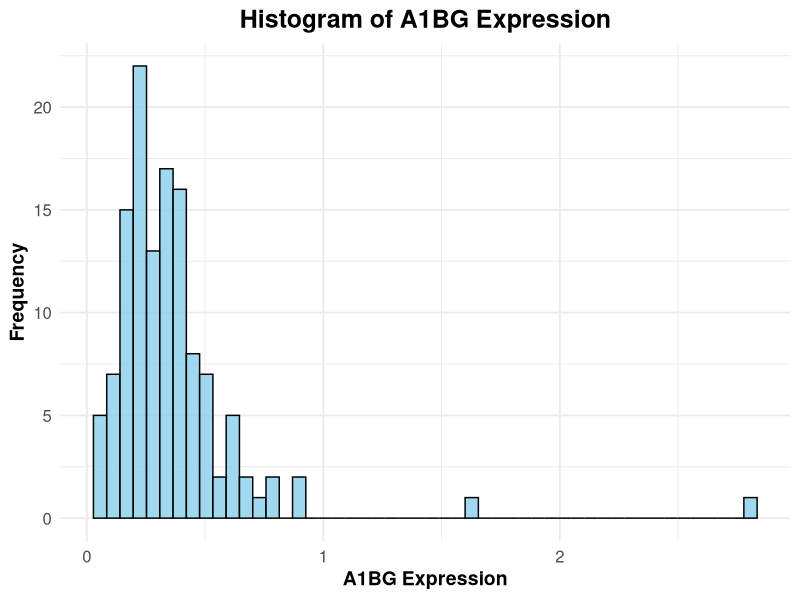
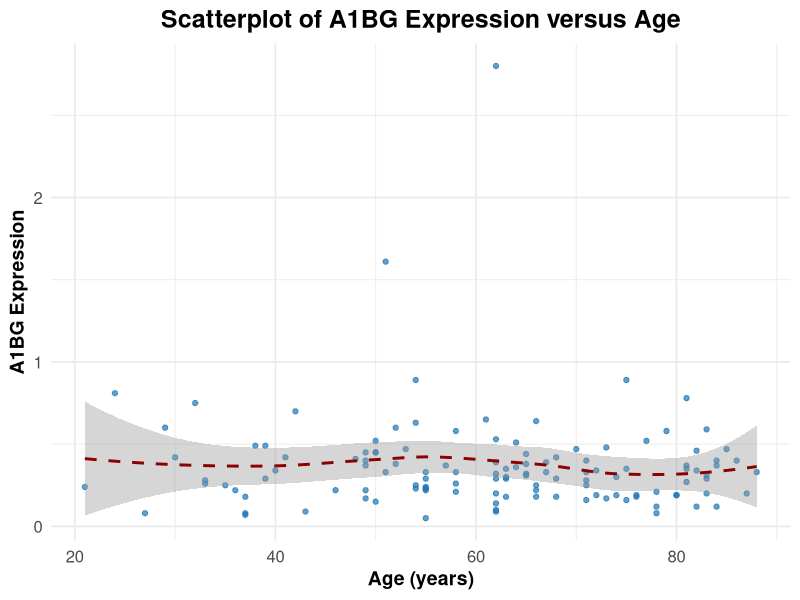
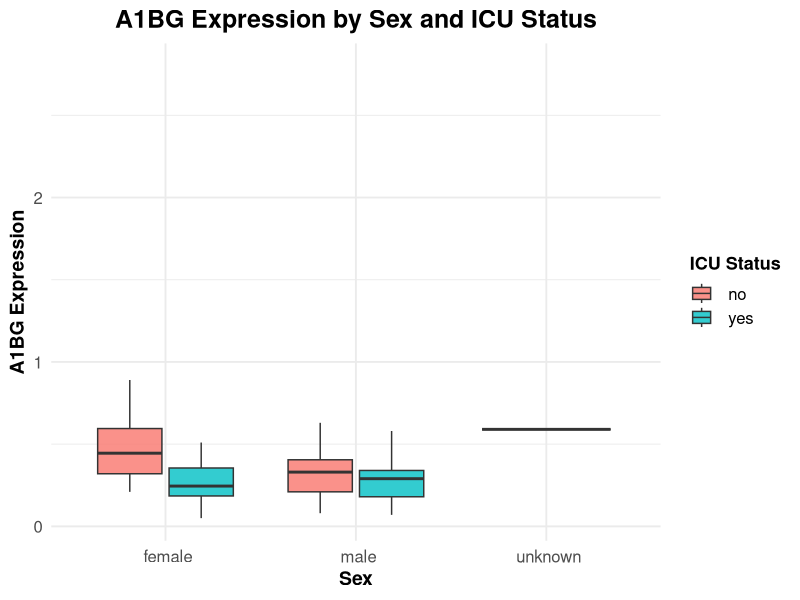
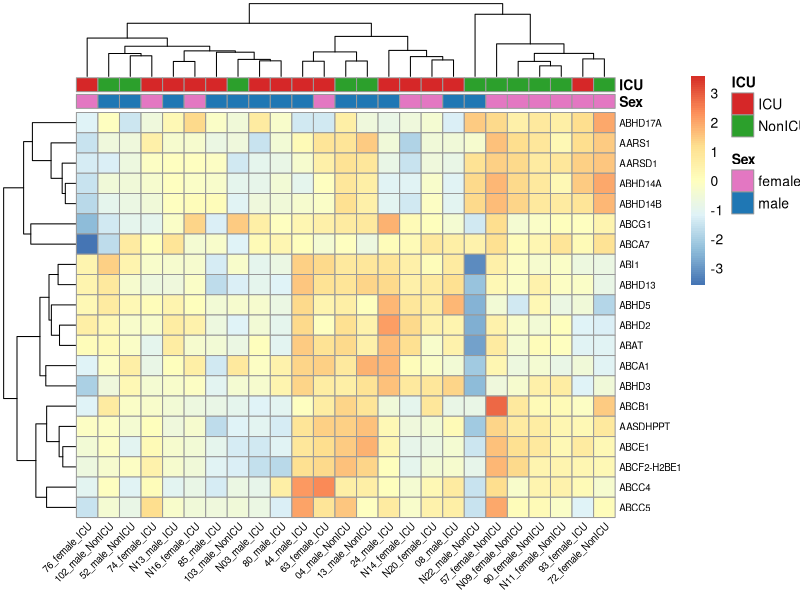
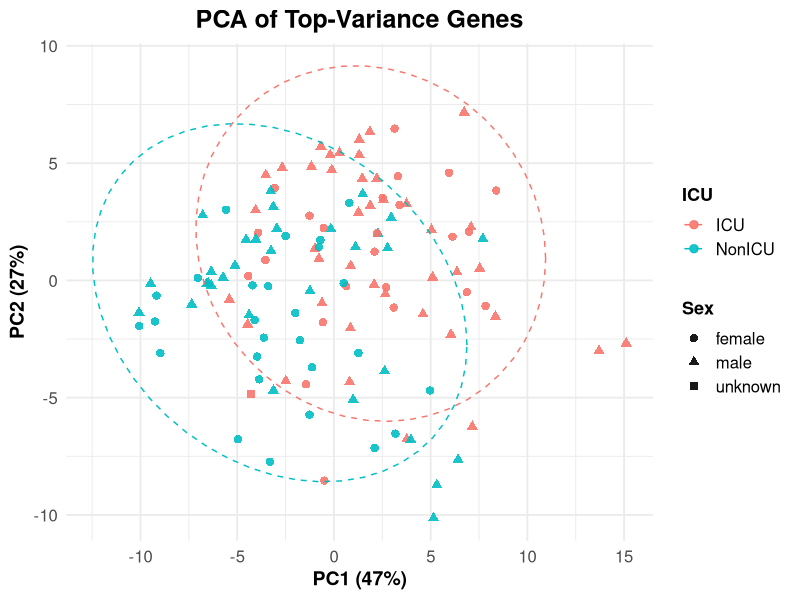

These charts were generated, in order, by the following R code:
## ---- chunk 1
knitr::opts_chunk$set(echo = TRUE)
library(tidyverse)
library(dplyr)
library(pheatmap)
## ---- chunk 2
#Final subission
#Load gene expression data
gene_data <- read.csv(file = "QBS103_GSE157103_genes.csv",row.names=1)

#Load metadata for participants
series <- read.csv(file = "QBS103_GSE157103_series_matrix-1.csv")
## ---- chunk 3
only_num <- function(x) {
  is_num <- grepl("^[[:space:]]*[0-9]+(?:\\.[0-9]+)?[[:space:]]*$", x)
  out <- rep(NA_real_, length(x))
  out[is_num] <- as.numeric(trimws(x[is_num]))
  out
}

df <- series %>%
  mutate(
    # Remove any extra spaces from 'sex' variable
    sex = trimws(sex),   
    # Recode ICU status to standardized labels
    icu_status = ifelse(tolower(trimws(icu_status)) == "yes", "ICU", "NonICU"),
    # Convert 'age' to numeric
    age = only_num(age),   
    # Convert ferritin to numeric (ignore warnings if conversion fails)
    ferritin = only_num(ferritin.ng.ml.), 
    # Convert CRP to numeric (ignore warnings)
    crp = only_num(crp.mg.l.),  
    # Recode mechanical ventilation variable
    mech_vent = ifelse(trimws(mechanical_ventilation) == "yes", "Yes", "No")  
  )

# Summarize categorical variables (sex and mechanical ventilation) by ICU status
df %>%
  group_by(icu_status) %>%
  summarise(
    n_sex_female = sum(sex == "female", na.rm=TRUE),   # Count number of females
    n_sex_male   = sum(sex == "male", na.rm=TRUE),     # Count number of males
    n_mechvent_yes = sum(mech_vent == "Yes", na.rm=TRUE), # Count patients with mechanical ventilation
    n_mechvent_no  = sum(mech_vent == "No", na.rm=TRUE),  # Count patients without mechanical ventilation
    .groups="drop"
  )

# Summarize continuous variables (age, ferritin, CRP) by ICU status
df %>%
  group_by(icu_status) %>%
  summarise(
    age_mean = mean(age, na.rm=TRUE),   # Calculate mean age
    age_sd   = sd(age, na.rm=TRUE),     # Calculate standard deviation of age
    ferr_median = median(ferritin, na.rm=TRUE),   # Median ferritin level
    ferr_IQR1 = quantile(ferritin, 0.25, na.rm=TRUE), # 25th percentile (Q1) of ferritin
    ferr_IQR3 = quantile(ferritin, 0.75, na.rm=TRUE), # 75th percentile (Q3) of ferritin
    crp_mean = mean(crp, na.rm=TRUE),   # Mean CRP level
    crp_sd   = sd(crp, na.rm=TRUE)      # Standard deviation of CRP
  )

## ---- chunk 4
#1.
#Histogram of gene expression
#Select the first gene (A1BG) for analysis and convert to numeric vector
new_gene <- gene_data[1, ]

#Plot histogram for A1BG expression values across all participants
ggplot(data.frame(value = as.numeric(new_gene)), aes(x = value)) +
  geom_histogram(bins = 50, color = "black", fill = "skyblue", alpha = 0.8) +
  labs(
    title = "Histogram of A1BG Expression",
    x = "A1BG Expression",
    y = "Frequency"
  ) +
  theme_minimal(base_size = 14) +
  theme(
    plot.title = element_text(size = 18, face = "bold", hjust = 0.5),
    axis.title = element_text(size = 14, face = "bold"),
    axis.text = element_text(size = 12)
  )

#2.
#Scatterplot of gene expression vs age
#Pivot gene expression row into long format for merging
gene_line1 <- new_gene %>% 
  pivot_longer(cols = everything(),names_to = "participant_id",values_to = "A1BG_value")

# Merge with metadata by participant_id to obtain age and other covariates
new_df<-merge(series,gene_line1,by="participant_id")

#Prepare age levels for the x-axis: numeric ages in ascending order, then special categories
num_ages <- sort(as.numeric(unique(new_df$age)[!grepl("[^0-9]", unique(new_df$age))]))
special_ages <- unique(new_df$age)[grepl("[^0-9]", unique(new_df$age))]
age_levels <- c(as.character(num_ages), special_ages)

# Scatterplot: A1BG expression vs age (x-axis shows all ages in specified order)
new_df <- new_df %>%
  mutate(age_num = suppressWarnings(as.numeric(trimws(age)))) %>%  # avoid coercion warnings
  filter(is.finite(age_num), is.finite(A1BG_value))                # drop NAs/Inf before ggplot

ggplot(new_df, aes(x = age_num, y = A1BG_value)) +
  geom_point(alpha = 0.7, color = "#1F77B4") +
  geom_smooth(method = "loess", se = TRUE, color = "darkred", linetype = "dashed") +
  labs(
    title = "Scatterplot of A1BG Expression versus Age",
    x = "Age (years)",
    y = "A1BG Expression"
  ) +
  theme_minimal(base_size = 14) +
  theme(
    plot.title = element_text(size = 18, face = "bold", hjust = 0.5),
    axis.title = element_text(size = 14, face = "bold"),
    axis.text = element_text(size = 12)
  )

#3.
#Boxplot of gene expression by sex and ICU status
#sex: categorical variable; icu_status: categorical variable
ggplot(new_df, aes(x = sex, y = A1BG_value, fill = icu_status)) +
  geom_boxplot(alpha = 0.8, outlier.shape = NA) +
  labs(
    title = "A1BG Expression by Sex and ICU Status",
    x = "Sex",
    y = "A1BG Expression",
    fill = "ICU Status"
  ) +
  theme_minimal(base_size = 14) +
  theme(
    plot.title = element_text(size = 18, face = "bold", hjust = 0.5),
    axis.title = element_text(size = 14, face = "bold"),
    axis.text = element_text(size = 12),
    legend.title = element_text(size = 13, face = "bold"),
    legend.text = element_text(size = 12)
  )
## ---- chunk 5
# Convert gene expression data into a numeric matrix
mat <- as.matrix(gene_data)

# Find overlapping participant IDs between gene expression and metadata
common <- intersect(colnames(mat), series$participant_id)

# Keep only common participants in the gene expression matrix
mat <- mat[, common, drop = FALSE]

# Subset metadata for the same participants and align the order
series_sub <- series %>% filter(participant_id %in% common) %>%
  arrange(match(participant_id, colnames(mat)))

# Log2-transform the expression values to stabilize variance
mat_log <- log2(mat + 1)

# Select the top 20 most variable genes across samples
topN <- 20   
top_idx <- order(apply(mat_log, 1, var, na.rm = TRUE), decreasing = TRUE)[1:topN]
sub <- mat_log[top_idx, , drop = FALSE]

# Clean up metadata variables: sex and ICU status
sex_clean <- trimws(series_sub$sex)
icu_raw   <- trimws(series_sub$icu_status)

# Convert ICU status to binary factor
icu_clean <- ifelse(tolower(icu_raw) == "yes", "ICU", "NonICU")

# Convert sex into male/female categories
sex_clean <- ifelse(grepl("^f", tolower(sex_clean)), "female", "male")

# Prepare annotation dataframe for heatmap
annotationData <- data.frame(
  Sex = factor(sex_clean, levels = c("female","male")),
  ICU = factor(icu_clean, levels = c("ICU","NonICU")),
  row.names = series_sub$participant_id
)

# Define color scheme for annotations
annotationColors <- list(
  Sex = c(female = "#E377C2", male = "#1F77B4"),
  ICU = c(ICU = "#D62728", NonICU = "#2CA02C")
)

# Randomly select 25 samples for visualization
set.seed(100)
subset_cols <- sample(colnames(sub), 25)
sub25 <- sub[, subset_cols, drop = FALSE]
ann25 <- annotationData[subset_cols, , drop = FALSE]

# Shorten column labels for readability (keep ID, sex, and ICU status)
short_labels <- ifelse(
  grepl("^COVID", colnames(sub25)),
  sub("^COVID_(\\d+)_\\d+y_([^_]+)_(ICU|NonICU)$",
      "\\1_\\2_\\3", colnames(sub25)),
  sub("^NONCOVID_(\\d+)_\\d+y_([^_]+)_(ICU|NonICU)$",
      "N\\1_\\2_\\3", colnames(sub25))
)

# Draw heatmap of top variable genes with sample annotations
pheatmap(
  sub25,
  scale = "row",                          # scale genes across samples
  clustering_distance_cols = "euclidean", # distance metric for columns
  clustering_distance_rows = "euclidean", # distance metric for rows
  clustering_method = "complete",         # hierarchical clustering method
  annotation_col = ann25,                 # add sample metadata as annotation
  annotation_colors = annotationColors,   # use predefined colors
  show_colnames = TRUE,                   # display sample labels
  labels_col = short_labels,              # use shortened labels
  fontsize_col = 7,                       # font size for column labels
  angle_col = 45,                         # rotate labels for clarity
  fontsize_row = 7,                       # font size for row labels
)

## ---- chunk 6
# Select top N genes with highest variance across samples
topN <- 50
top_idx <- order(apply(mat_log, 1, var, na.rm = TRUE), decreasing = TRUE)[1:topN]
mat_top <- mat_log[top_idx, , drop = FALSE]

# PCA on samples (transpose), centered & scaled
pca <- prcomp(t(mat_top), center = TRUE, scale. = TRUE)

# First two PCs to data frame
pca_df <- as.data.frame(pca$x[, 1:2])
pca_df$participant_id <- rownames(pca_df)

# Clean metadata; standardize labels
meta <- series_sub %>%
  mutate(
    sex = tolower(trimws(sex)),
    sex = ifelse(sex %in% c("female","male"), sex, "unknown"),
    icu_status = ifelse(tolower(trimws(icu_status)) == "yes", "ICU", "NonICU")
  ) %>%
  select(participant_id, sex, icu_status)

# Join and coerce to factors (good for legends/shapes)
pca_df <- dplyr::left_join(pca_df, meta, by = "participant_id") %>%
  mutate(
    sex = factor(sex, levels = c("female","male","unknown")),
    icu_status = factor(icu_status, levels = c("ICU","NonICU"))
  )

# Variance explained for axis labels
var_exp <- round(100 * (pca$sdev^2 / sum(pca$sdev^2)))[1:2]

# Plot: map color globally, shape only on points (no warning from stat_ellipse)
ggplot(pca_df, aes(PC1, PC2, color = icu_status)) +
  geom_point(aes(shape = sex), size = 2.5, alpha = 0.9) +
  stat_ellipse(aes(group = icu_status), linetype = 2) +
  labs(
    title = "PCA of Top-Variance Genes",
    x = paste0("PC1 (", var_exp[1], "%)"),
    y = paste0("PC2 (", var_exp[2], "%)"),
    color = "ICU", shape = "Sex"
  ) +
  theme_minimal(base_size = 14) +
  theme(
    plot.title = element_text(size = 18, face = "bold", hjust = 0.5),
    axis.title = element_text(size = 14, face = "bold"),
    axis.text = element_text(size = 12),
    legend.title = element_text(size = 13, face = "bold"),
    legend.text = element_text(size = 12)
  )
